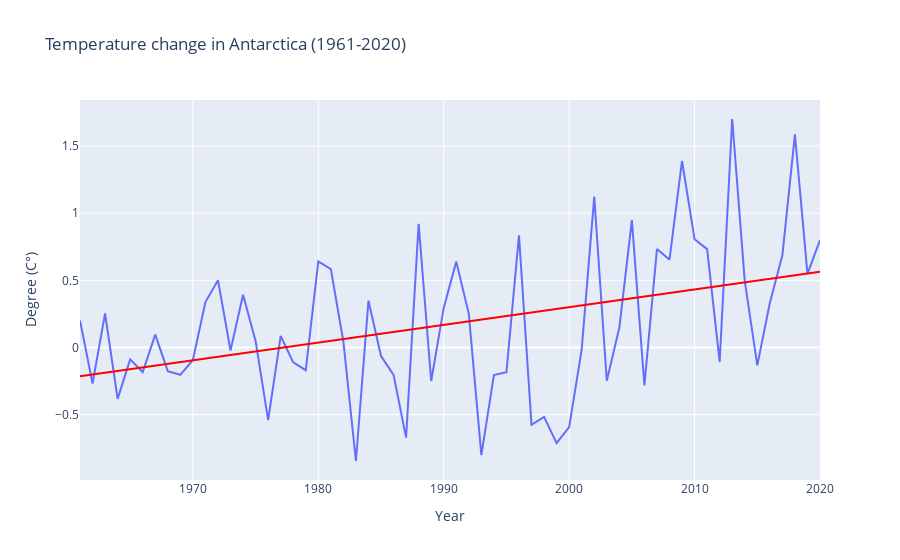

The code cell stored with this chart in its notebook:
### Markdown cell above
## Correlation between global warming and Antarctica

### Code cell
temp_df_grouped = temp_df.groupby("Year").mean()

fig = px.scatter(temp_df_grouped, x="Year Code", y="Value", title='Temperature change in Antarctica (1961-2020)', 
                 labels={
                     "Year Code": "Year",
                     "Value": "Degree (C°)",
                 },
                 trendline='ols')
fig.update_traces(mode = 'lines')
fig.data[-1].line.color = 'red'
fig.show()

### Figure 1 — Plotly figure (JSON) as saved in the notebook; plotly's stock layout.template omitted (floating-point values rounded to 4 significant figures)
{"data": [{"hovertemplate": "Year=%{x}<br>Degree (C°)=%{y}<extra></extra>", "legendgroup": "", "marker": {"color": "#636efa", "symbol": "circle"}, "mode": "lines", "name": "", "orientation": "v", "showlegend": false, "type": "scatter", "x": [1961, 1962, 1963, 1964, 1965, 1966, 1967, 1968, 1969, 1970, 1971, 1972, 1973, 1974, 1975, 1976, 1977, 1978, 1979, 1980, 1981, 1982, 1983, 1984, 1985, 1986, 1987, 1988, 1989, 1990, 1991, 1992, 1993, 1994, 1995, 1996, 1997, 1998, 1999, 2000, 2001, 2002, 2003, 2004, 2005, 2006, 2007, 2008, 2009, 2010, 2011, 2012, 2013, 2014, 2015, 2016, 2017, 2018, 2019, 2020], "xaxis": "x", "y": [0.2017, -0.2679, 0.2529, -0.3826, -0.08841, -0.1827, 0.09618, -0.1758, -0.2034, -0.093, 0.3386, 0.5013, -0.02206, 0.3925, 0.04853, -0.5409, 0.08547, -0.1111, -0.1692, 0.6411, 0.5829, 0.04276, -0.8452, 0.3485, -0.06365, -0.2036, -0.6714, 0.9214, -0.2495, 0.2945, 0.6392, 0.2502, -0.8009, -0.2059, -0.1848, 0.8352, -0.5757, -0.517, -0.7121, -0.5924, -0.01541, 1.124, -0.2475, 0.1468, 0.9485, -0.2825, 0.7327, 0.6541, 1.389, 0.8054, 0.7326, -0.1077, 1.701, 0.496, -0.1334, 0.3317, 0.6869, 1.587, 0.5486, 0.7986], "yaxis": "y"}, {"hovertemplate": "<b>OLS trendline</b><br>Value = 0.0131769 * Year Code + -26.0535<br>R<sup>2</sup>=0.160100<br><br>Year=%{x}<br>Degree (C°)=%{y} <b>(trend)</b><extra></extra>", "legendgroup": "", "line": {"color": "red"}, "marker": {"color": "#636efa", "symbol": "circle"}, "mode": "lines", "name": "", "showlegend": false, "type": "scatter", "x": [1961, 1962, 1963, 1964, 1965, 1966, 1967, 1968, 1969, 1970, 1971, 1972, 1973, 1974, 1975, 1976, 1977, 1978, 1979, 1980, 1981, 1982, 1983, 1984, 1985, 1986, 1987, 1988, 1989, 1990, 1991, 1992, 1993, 1994, 1995, 1996, 1997, 1998, 1999, 2000, 2001, 2002, 2003, 2004, 2005, 2006, 2007, 2008, 2009, 2010, 2011, 2012, 2013, 2014, 2015, 2016, 2017, 2018, 2019, 2020], "xaxis": "x", "y": [-0.2135, -0.2004, -0.1872, -0.174, -0.1608, -0.1477, -0.1345, -0.1213, -0.1081, -0.09496, -0.08178, -0.0686, -0.05542, -0.04225, -0.02907, -0.01589, -0.002717, 0.01046, 0.02364, 0.03681, 0.04999, 0.06317, 0.07634, 0.08952, 0.1027, 0.1159, 0.1291, 0.1422, 0.1554, 0.1686, 0.1818, 0.1949, 0.2081, 0.2213, 0.2345, 0.2476, 0.2608, 0.274, 0.2872, 0.3004, 0.3135, 0.3267, 0.3399, 0.3531, 0.3662, 0.3794, 0.3926, 0.4058, 0.4189, 0.4321, 0.4453, 0.4585, 0.4717, 0.4848, 0.498, 0.5112, 0.5244, 0.5375, 0.5507, 0.5639], "yaxis": "y"}], "layout": {"legend": {"tracegroupgap": 0}, "title": {"text": "Temperature change in Antarctica (1961-2020)"}, "xaxis": {"anchor": "y", "domain": [0, 1], "title": {"text": "Year"}}, "yaxis": {"anchor": "x", "domain": [0, 1], "title": {"text": "Degree (C°)"}}}}
